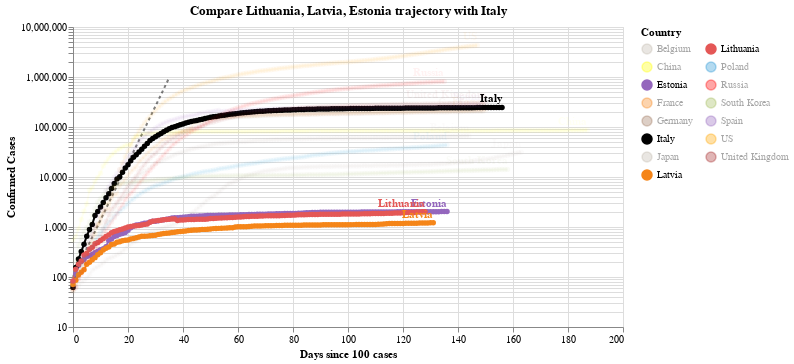

The code cell stored with this chart in its notebook:
### Code cell
#hide_input
chart3 = make_since_chart(dff2, ['Lithuania', 'Latvia', 'Estonia'], baseline_countries)
chart3

### Figure 1 — Vega-Lite specification as saved in the notebook (floating-point values rounded to 4 significant figures; data arrays with more than 128 entries replaced by an {"elided": "..."} marker saying what was removed)
{"config": {"view": {"continuousWidth": 400, "continuousHeight": 300}}, "layer": [{"data": {"name": "data-628230001892d6798b50651be41d1b3e"}, "mark": {"type": "line", "color": "black", "opacity": 0.5, "strokeDash": [3, 3]}, "encoding": {"x": {"type": "quantitative", "field": "Days since 100 cases"}, "y": {"type": "quantitative", "field": "Confirmed Cases"}}}, {"data": {"name": "data-f1155a2a20bc94c6598337dbb0eb55af"}, "mark": {"type": "line", "point": true}, "encoding": {"color": {"type": "nominal", "field": "Country", "legend": {"columns": 2}, "scale": {"domain": ["Belgium", "China", "Estonia", "France", "Germany", "Italy", "Japan", "Latvia", "Lithuania", "Poland", "Russia", "South Korea", "Spain", "US", "United Kingdom"], "range": ["#C1B7AD", "yellow", "#9467bd", "#F58518", "#9D755D", "black", "#C1B7AD", "#F58518", "#E45756", "#2495D3", "red", "#A1BA59", "#9467bd", "orange", "brown"]}}, "opacity": {"condition": {"value": 1, "selection": "selector008"}, "value": 0.05}, "tooltip": [{"type": "nominal", "field": "Country"}, {"type": "temporal", "field": "Date"}, {"type": "quantitative", "field": "Confirmed Cases"}, {"type": "quantitative", "field": "Days since 100 cases"}], "x": {"type": "quantitative", "field": "Days since 100 cases"}, "y": {"type": "quantitative", "field": "Confirmed Cases", "scale": {"type": "log"}}}, "selection": {"selector008": {"type": "multi", "fields": ["Country"], "bind": "legend", "init": [{"Country": "Lithuania"}, {"Country": "Latvia"}, {"Country": "Estonia"}, {"Country": "Italy"}]}}, "width": 550}, {"data": {"name": "data-f1155a2a20bc94c6598337dbb0eb55af"}, "mark": {"type": "text", "align": "right", "dy": -8, "fontWeight": "bold"}, "encoding": {"color": {"type": "nominal", "field": "Country", "legend": {"columns": 2}, "scale": {"domain": ["Belgium", "China", "Estonia", "France", "Germany", "Italy", "Japan", "Latvia", "Lithuania", "Poland", "Russia", "South Korea", "Spain", "US", "United Kingdom"], "range": ["#C1B7AD", "yellow", "#9467bd", "#F58518", "#9D755D", "black", "#C1B7AD", "#F58518", "#E45756", "#2495D3", "red", "#A1BA59", "#9467bd", "orange", "brown"]}}, "opacity": {"condition": {"value": 1, "selection": "selector008"}, "value": 0.05}, "text": {"type": "nominal", "field": "Country"}, "tooltip": [{"type": "nominal", "field": "Country"}, {"type": "temporal", "field": "Date"}, {"type": "quantitative", "field": "Confirmed Cases"}, {"type": "quantitative", "field": "Days since 100 cases"}], "x": {"type": "quantitative", "field": "Days since 100 cases"}, "y": {"type": "quantitative", "field": "Confirmed Cases", "scale": {"type": "log"}}}, "transform": [{"filter": "(datum['Date'] >= 1595808000000)"}], "width": 550}], "title": "Compare Lithuania, Latvia, Estonia trajectory with Italy", "$schema": "https://vega.github.io/schema/vega-lite/v4.0.2.json", "datasets": {"data-628230001892d6798b50651be41d1b3e": [{"Days since 100 cases": 0, "Confirmed Cases": 100.0}, {"Days since 100 cases": 1, "Confirmed Cases": 130.0}, {"Days since 100 cases": 2, "Confirmed Cases": 169.0}, {"Days since 100 cases": 3, "Confirmed Cases": 219.7}, {"Days since 100 cases": 4, "Confirmed Cases": 285.6}, {"Days since 100 cases": 5, "Confirmed Cases": 371.3}, {"Days since 100 cases": 6, "Confirmed Cases": 482.7}, {"Days since 100 cases": 7, "Confirmed Cases": 627.5}, {"Days since 100 cases": 8, "Confirmed Cases": 815.7}, {"Days since 100 cases": 9, "Confirmed Cases": 1060.0}, {"Days since 100 cases": 10, "Confirmed Cases": 1379.0}, {"Days since 100 cases": 11, "Confirmed Cases": 1792.0}, {"Days since 100 cases": 12, "Confirmed Cases": 2330.0}, {"Days since 100 cases": 13, "Confirmed Cases": 3029.0}, {"Days since 100 cases": 14, "Confirmed Cases": 3937.0}, {"Days since 100 cases": 15, "Confirmed Cases": 5119.0}, {"Days since 100 cases": 16, "Confirmed Cases": 6654.0}, {"Days since 100 cases": 17, "Confirmed Cases": 8650.0}, {"Days since 100 cases": 18, "Confirmed Cases": 11250.0}, {"Days since 100 cases": 19, "Confirmed Cases": 14620.0}, {"Days since 100 cases": 20, "Confirmed Cases": 19000.0}, {"Days since 100 cases": 21, "Confirmed Cases": 24710.0}, {"Days since 100 cases": 22, "Confirmed Cases": 32120.0}, {"Days since 100 cases": 23, "Confirmed Cases": 41750.0}, {"Days since 100 cases": 24, "Confirmed Cases": 54280.0}, {"Days since 100 cases": 25, "Confirmed Cases": 70560.0}, {"Days since 100 cases": 26, "Confirmed Cases": 91730.0}, {"Days since 100 cases": 27, "Confirmed Cases": 119300.0}, {"Days since 100 cases": 28, "Confirmed Cases": 155000.0}, {"Days since 100 cases": 29, "Confirmed Cases": 201500.0}, {"Days since 100 cases": 30, "Confirmed Cases": 262000.0}, {"Days since 100 cases": 31, "Confirmed Cases": 340600.0}, {"Days since 100 cases": 32, "Confirmed Cases": 442800.0}, {"Days since 100 cases": 33, "Confirmed Cases": 575600.0}, {"Days since 100 cases": 34, "Confirmed Cases": 748300.0}, {"Days since 100 cases": 35, "Confirmed Cases": 972800.0}], "data-f1155a2a20bc94c6598337dbb0eb55af": {"elided": "2233 records"}}}
